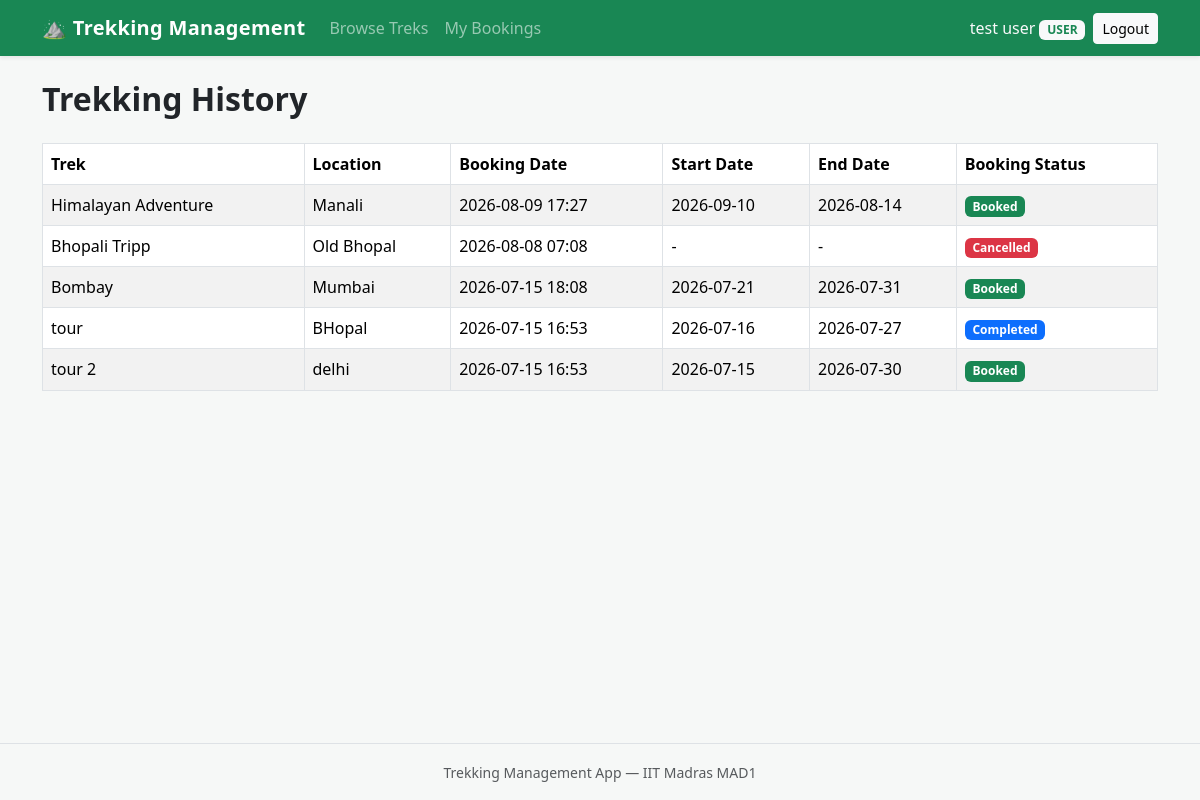
The app's page /history (signed in) with its own data.
### models/user.py (models this page shows, shortened)
class User(UserMixin, db.Model):
    __tablename__ = "users"
    id = db.Column(db.Integer, primary_key=True)
    name = db.Column(db.String(80), nullable=False)
    email = db.Column(db.String(120), unique=True, nullable=False)
    password_hash = db.Column(db.String(255), nullable=False)
    role = db.Column(db.String(20), nullable=False, default="user")
    approved = db.Column(db.Boolean, nullable=False, default=False)
    blacklisted = db.Column(db.Boolean, nullable=False, default=False)
    bookings = db.relationship("Booking", backref="user", lazy=True)

### models/booking.py (models this page shows, shortened)
class Booking(db.Model):
    __tablename__ = "bookings"
    id = db.Column(db.Integer, primary_key=True)
    user_id = db.Column(db.Integer, db.ForeignKey("users.id"), nullable=False)
    trek_id = db.Column(db.Integer, db.ForeignKey("treks.id"), nullable=False)
    booking_date = db.Column(db.DateTime, nullable=False, default=datetime.utcnow)
    status = db.Column(db.String(20), nullable=False, default="booked")

### models/trek.py (models this page shows, shortened)
class Trek(db.Model):
    __tablename__ = "treks"
    id = db.Column(db.Integer, primary_key=True)
    name = db.Column(db.String(120), nullable=False)
    location = db.Column(db.String(120), nullable=False)
    difficulty = db.Column(db.String(20), nullable=True)
    duration = db.Column(db.Integer, nullable=False, default=1)
    available_slots = db.Column(db.Integer, nullable=False, default=0)
    status = db.Column(db.String(20), nullable=False, default="open")
    start_date = db.Column(db.Date, nullable=True)
    end_date = db.Column(db.Date, nullable=True)
    description = db.Column(db.Text, nullable=True)
    staff_id = db.Column(db.Integer, db.ForeignKey("users.id"), nullable=True)
    staff = db.relationship("User", backref="assigned_treks")
    bookings = db.relationship("Booking", backref="trek", lazy=True)

### routes/user.py (the view)
@user_bp.route("/history")
@login_required
def history():
    bookings = (
        Booking.query
        .filter_by(user_id=current_user.id)
        .order_by(Booking.booking_date.desc())
        .all()
    )
    return render_template(
        "user/history.html",
        bookings=bookings
    )

### models/user.py (called while the page is built)
@login_manager.user_loader
def load_user(user_id):
    return User.query.get(int(user_id))

### templates/user/history.html (shortened to what this page needs)
{% extends "base.html" %}
{% block content %}
<h2 class="mb-4">Trekking History</h2>
{% if bookings %}
<div class="table-responsive">
    <table class="table table-bordered table-striped">
        <thead>
            <tr>
                <th>Trek</th>
                <th>Location</th>
                <th>Booking Date</th>
                <th>Start Date</th>
                <th>End Date</th>
                <th>Booking Status</th>
            </tr>
        </thead>
        <tbody>
        {% for booking in bookings %}
        <tr>
            <td>{{ booking.trek.name }}</td>
            <td>{{ booking.trek.location }}</td>
            <td>
                {{ booking.booking_date.strftime('%Y-%m-%d %H:%M') }}
            </td>
            <td>
                {% if booking.trek.start_date %}
                    {{ booking.trek.start_date }}
                {% else %}
                    -
                {% endif %}
            </td>
            <td>
                {% if booking.trek.end_date %}
                    {{ booking.trek.end_date }}
                {% else %}
                    -
                {% endif %}
            </td>
            <td>
                {% if booking.status == "booked" %}
                    <span class="badge bg-success">Booked</span>
                {% elif booking.status == "completed" %}
                    <span class="badge bg-primary">Completed</span>
                {% elif booking.status == "cancelled" %}
                    <span class="badge bg-danger">Cancelled</span>
                {% else %}
                    <span class="badge bg-secondary">
                        {{ booking.status }}
                    </span>
                {% endif %}
            </td>
        </tr>
        {% endfor %}
        </tbody>
    </table>
</div>
{% else %}
<p class="text-muted">
    You don't have any trekking history yet.
</p>
{% endif %}
{% endblock %}

### templates/base.html (shortened to what this page needs)
<!DOCTYPE html>
<html lang="en">
<head>
    <link
        href="https://cdn.jsdelivr.net/npm/bootstrap@5.3.3/dist/css/bootstrap.min.css"
        rel="stylesheet">
    <link rel="stylesheet"
          href="{{ url_for('static', filename='style.css') }}">
</head>
<body>
    <nav class="navbar navbar-expand-lg navbar-dark bg-success shadow-sm">
        <div class="container">
            <a class="navbar-brand fw-bold" href="{{ url_for('user.home') }}">
                &#9968; Trekking Management
            </a>
            <div class="collapse navbar-collapse" id="mainNav">
                <ul class="navbar-nav me-auto mb-2 mb-lg-0">
                    {% if current_user.is_authenticated %}
                        {% if current_user.role == 'user' %}
                            <li class="nav-item">
                                <a class="nav-link" href="{{ url_for('user.home') }}">
                                    Browse Treks
                                </a>
                            </li>
                            <li class="nav-item">
                                <a class="nav-link"
                                   href="{{ url_for('user.dashboard') }}">
                                    My Bookings
                                </a>
                            </li>
                        {% endif %}
                    {% endif %}
                </ul>
                <div class="d-flex align-items-lg-center flex-column flex-lg-row gap-2">
                    {% if current_user.is_authenticated %}
                        <span class="navbar-text text-light">
                            {{ current_user.name }}
                            <span class="badge bg-light text-success text-uppercase">
                                {{ current_user.role }}
                            </span>
                        </span>
                        <a class="btn btn-light btn-sm"
                           href="{{ url_for('auth.logout') }}">Logout</a>
                    {% else %}
                        <a class="btn btn-outline-light btn-sm"
                           href="{{ url_for('auth.login') }}">Login</a>
                        <a class="btn btn-light btn-sm"
                           href="{{ url_for('auth.register') }}">Register</a>
                    {% endif %}
                </div>
            </div>
        </div>
    </nav>
    <main class="container py-4">
        {% block content %}{% endblock %}
    </main>
    <footer class="border-top mt-auto py-3">
        <div class="container text-center text-muted">
            <small>Trekking Management App &mdash; IIT Madras MAD1</small>
        </div>
    </footer>
</body>
</html>

### static/style.css (style rules this page uses)
body { min-height: 100vh; display: flex; flex-direction: column; background-color: #f6f8f7; }
main { flex: 1; }
.navbar-brand { letter-spacing: 0.3px; }
.table > :not(caption) > * > * { vertical-align: middle; }
h2 { font-weight: 600; }

### records on screen
User: name "test user", role "USER"
Booking: trek.name "Himalayan Adventure", trek.location "Manali", booking_date "2026-08-09 17:27", trek.start_date "2026-09-10", trek.end_date "2026-08-14", status "Booked"
Booking: trek.name "Bhopali Tripp", trek.location "Old Bhopal", booking_date "2026-08-08 07:08", status "Cancelled"
Booking: trek.name "Bombay", trek.location "Mumbai", booking_date "2026-07-15 18:08", trek.start_date "2026-07-21", trek.end_date "2026-07-31", status "Booked"
Booking: trek.name "tour", trek.location "BHopal", booking_date "2026-07-15 16:53", trek.start_date "2026-07-16", trek.end_date "2026-07-27", status "Completed"
Booking: trek.name "tour 2", trek.location "delhi", booking_date "2026-07-15 16:53", trek.start_date "2026-07-15", trek.end_date "2026-07-30", status "Booked"
